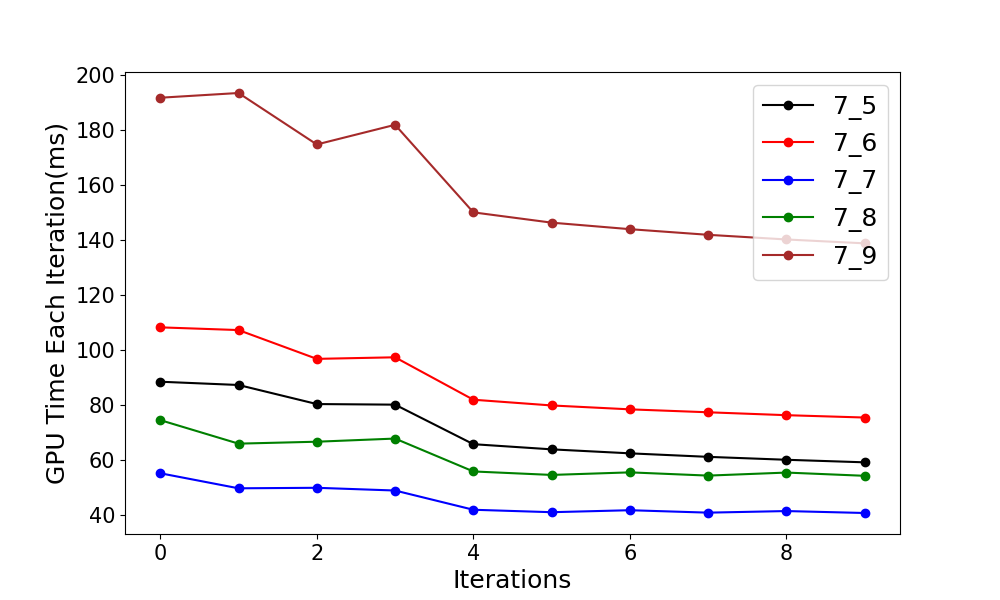

Recreate this plot in Python.
import matplotlib.pyplot as plt

colors = ['black', 'red', 'blue', 'green', 'brown', 'purple', 'orange', 'pink', 'yellow', 'gray', 'olive', 'cyan']
labels = ["7_5", "7_6", "7_7", "7_8", "7_9"]

gpu_time = [
    [88.305634	,87.11779	,80.183296	,79.965187	,65.583107	,63.707134	,62.255009	,60.976864	,59.914753	,58.984447],
    [108.082176	,107.095039	,96.618462	,97.189857	,81.759201	,79.674301	,78.255875	,77.188065	,76.134018	,75.278496],
    [55.013344	,49.53907	,49.723392	,48.731136	,41.735168	,40.846306	,41.567329	,40.683426	,41.262848	,40.555649],
    [74.344444	,65.782784	,66.485245	,67.629059	,55.667713	,54.403423	,55.335617	,54.158241	,55.261024	,54.082977],
    [191.602692	,193.321991	,174.603271	,181.752838	,149.906433	,146.164551	,143.792709	,141.738693	,140.044647	,138.633789],
]
data_x = [i for i in range(len(gpu_time[0]))]

plt.figure(figsize=(10, 6))
ax = plt.subplot(111)

for i in range(len(gpu_time)):
    time = gpu_time[i]
    plt.plot(data_x, time, "o-", color=colors[i], label=labels[i])


plt.ylabel("GPU Time Each Iteration(ms)")
plt.xlabel("Iterations")
plt.xticks(fontsize=15)
plt.yticks(fontsize=15)
ax.set_xlabel("Iterations", fontsize=18)
ax.set_ylabel("GPU Time Each Iteration(ms)", fontsize=18)
plt.legend(loc='upper right', fontsize=18)
plt.show()
